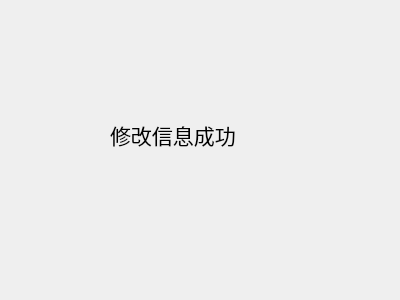
<?xml version="1.0" encoding="UTF-8"?>
<ui version="4.0">
 <class>Dialog</class>
 <widget class="QDialog" name="Dialog">
  <property name="geometry">
   <rect>
    <x>0</x>
    <y>0</y>
    <width>400</width>
    <height>300</height>
   </rect>
  </property>
  <property name="windowTitle">
   <string>Dialog</string>
  </property>
  <widget class="QLabel" name="label">
   <property name="geometry">
    <rect>
     <x>110</x>
     <y>110</y>
     <width>171</width>
     <height>50</height>
    </rect>
   </property>
   <property name="font">
    <font>
     <family>新宋体</family>
     <pointsize>16</pointsize>
    </font>
   </property>
   <property name="text">
    <string>修改信息成功</string>
   </property>
  </widget>
 </widget>
 <resources/>
 <connections/>
</ui>
